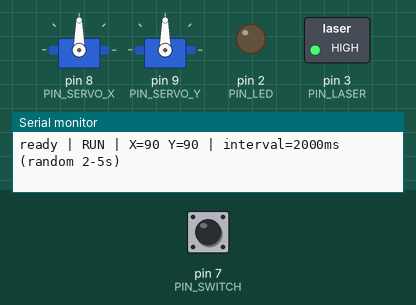
A sketch run on a simulated Arduino Uno, built with avr-gcc and run on an emulated ATmega328P. Parts: 2 × servo, switched loads named in the sketch (green lamp = pin HIGH), output pins drawn as LEDs (lit = HIGH), the last lines printed to the serial monitor. The test bench sets the inputs (shaded band); at power-on: pin 7 (PIN_SWITCH) LOW. Random numbers use the default seed unless the sketch sets one.

Above: at 1.7 s.
1.8 s: pin 7 (PIN_SWITCH) pulled HIGH for 0.15 s
At 4.7 s:
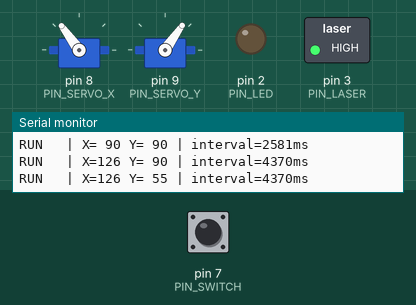
4.9 s: pin 7 (PIN_SWITCH) pulled HIGH for 1 s
At 5.7 s:
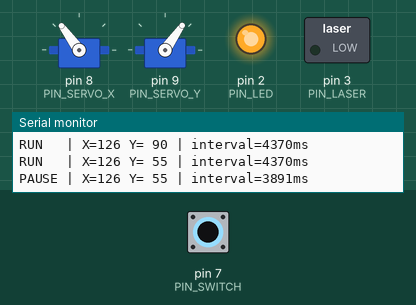
8.9 s: pin 7 (PIN_SWITCH) pulled HIGH for 0.15 s
At 9.5 s:
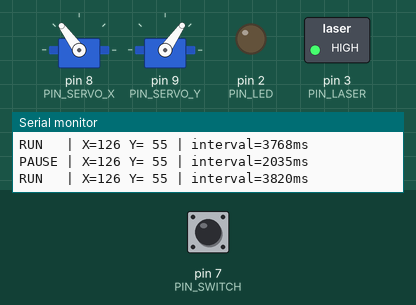
12.0 s: pin 7 (PIN_SWITCH) pulled HIGH for 0.15 s
At 13.1 s:
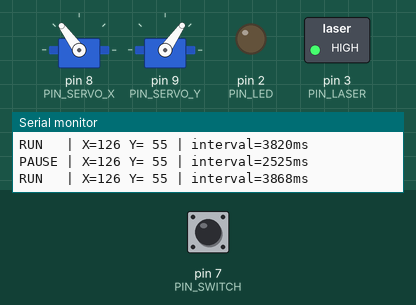
15.1 s: pin 7 (PIN_SWITCH) pulled HIGH for 1 s
At 15.9 s:
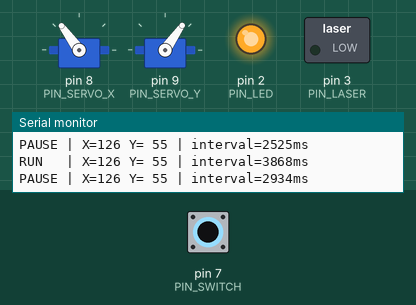
19.1 s: pin 7 (PIN_SWITCH) pulled HIGH for 0.15 s
At 24.6 s:
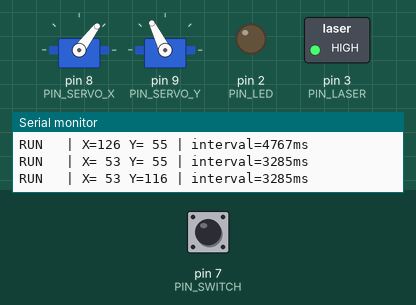
Timing chart, 0 to 25.4 s (numbered marks = the images above; inputs shaded):
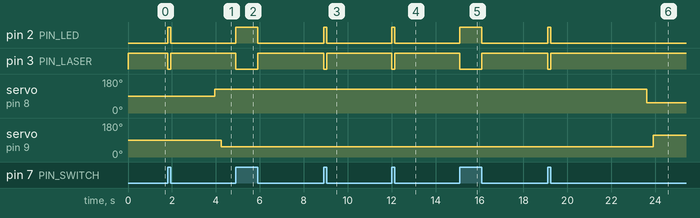

Measured:
- after the input at 1.8 s, pin 2 (PIN_LED): LOW → HIGH at once, → LOW 0.15 s later; pin 3 (PIN_LASER): HIGH → LOW at once, → HIGH 0.15 s later
- after the input at 4.9 s, pin 2 (PIN_LED): LOW → HIGH at once, → LOW 1.0 s later; pin 3 (PIN_LASER): HIGH → LOW at once, → HIGH 1.0 s later
- after the input at 8.9 s, pin 2 (PIN_LED): LOW → HIGH at once, → LOW 0.15 s later; pin 3 (PIN_LASER): HIGH → LOW at once, → HIGH 0.15 s later
- after the input at 12.0 s, pin 2 (PIN_LED): LOW → HIGH at once, → LOW 0.15 s later; pin 3 (PIN_LASER): HIGH → LOW at once, → HIGH 0.15 s later
- after the input at 15.1 s, pin 2 (PIN_LED): LOW → HIGH at once, → LOW 1.0 s later; pin 3 (PIN_LASER): HIGH → LOW at once, → HIGH 1.0 s later
- after the input at 19.1 s, pin 2 (PIN_LED): LOW → HIGH at once, → LOW 0.15 s later; pin 3 (PIN_LASER): HIGH → LOW at once, → HIGH 0.15 s later

The sketch:

cat-teaser.ino
```cpp
// =============================================================================
//  cat-teaser.ino
//  自動逗貓棒 — me-arm + 雷射筆 + Arduino UNO
//
//  硬體接線 (對應你給的 Tinkercad 圖):
//    D2  -> LED (內建或外接, 暫停時亮, 運行中滅)
//    D3  -> 雷射筆 (常亮, 暫停時關閉省電)
//    D7  -> 滑動開關 (Slide Switch, 預設 OFF)
//          滑動開關 OFF = LOW = RUNNING, ON = HIGH = PAUSED
//          不需要 debounce / edge 偵測, 直接讀當下狀態
//    D8  -> Servo #1 (me-arm base / 左右 0-180°)
//    D9  -> Servo #2 (me-arm shoulder / 上下 40-140°)
//    5V/GND -> 雷射筆 (若雷射模組工作電壓為 5V)
//
//  ⚠️  雷射模組常見工作電壓是 3.3V, 5V 可能燒.
//      接線前先確認規格, 或串一顆 100Ω 電阻降壓 (5V 雷射模組可略過).
//  ⚠️  兩個 SG90 從 UNO 5V 腳直接吃電, 抖動時電流可能讓 UNO 不穩.
//      建議改成: 外部 5V / 2A 供電 (e.g. USB 充電器), 與 UNO 共 GND.
// =============================================================================

#include <Servo.h>

// ---------- 腳位 ----------
const int PIN_LED     = 2;
const int PIN_LASER   = 3;    // 雷射筆: 常亮 (RUNNING), 暫停時關閉
const int PIN_SWITCH  = 7;    // 滑動開關: OFF=RUNNING, ON=PAUSED
const int PIN_SERVO_X = 8;    // base, 左右
const int PIN_SERVO_Y = 9;    // shoulder, 上下

// ---------- 機構安全範圍 ----------
const int X_MIN = 0;
const int X_MAX = 180;
const int Y_MIN = 40;
const int Y_MAX = 140;

// 起點中位 (依你實機的 horn 鎖定位置微調)
const int X_CENTER = 90;
const int Y_CENTER = 90;

// ---------- 動作節奏 ----------
// interval 隨機分配範圍 (取代原本的旋鈕調整)
const unsigned long INTERVAL_MIN_MS = 2000;    // 最短 2 秒
const unsigned long INTERVAL_MAX_MS = 5000;    // 最長 5 秒

const unsigned long OBSERVE_PAUSE_MS = 300;    // 兩段 servo 之間的觀察窗口

// ---------- 隨機跳幅 ----------
const int MIN_JUMP_DEG = 20;    // 兩次之間最少跳 20°, 避免原地抖動

// ---------- 物件 ----------
Servo servoX;
Servo servoY;

// ---------- 狀態 ----------
enum Mode { RUNNING, PAUSED };
Mode mode = RUNNING;

int lastX = X_CENTER;
int lastY = Y_CENTER;

// 一個 cycle 內: 先 X 再 Y
enum Step { STEP_X, STEP_Y, STEP_WAIT };
Step step = STEP_X;

unsigned long stepStartMs = 0;

// 滑動開關狀態
bool pausedBySwitch = false;

// ---------- 工具函式 ----------

// 在 [lo, hi] 內挑一個與 current 差距 >= minJump 的角度
int pickAngle(int current, int lo, int hi, int minJump) {
  int range = hi - lo;
  if (range < minJump * 2) {
    return lo + range / 2;   // 範圍太小, 回中位避免死循環
  }
  while (true) {
    int candidate = random(lo, hi + 1);
    if (abs(candidate - current) >= minJump) return candidate;
  }
}

// 隨機挑一個 interval (毫秒), 範圍 [INTERVAL_MIN_MS, INTERVAL_MAX_MS]
unsigned long randomInterval() {
  return INTERVAL_MIN_MS + random(0, (int)(INTERVAL_MAX_MS - INTERVAL_MIN_MS + 1));
}

// ---------- Arduino 生命週期 ----------

void setup() {
  Serial.begin(9600);

  pinMode(PIN_LED, OUTPUT);
  digitalWrite(PIN_LED, LOW);             // 啟動中 LED 滅

  pinMode(PIN_LASER, OUTPUT);
  digitalWrite(PIN_LASER, HIGH);          // 啟動中雷射常亮

  pinMode(PIN_SWITCH, INPUT);             // Tinkercad 滑動開關: OFF = LOW, ON = HIGH

  servoX.attach(PIN_SERVO_X);
  servoY.attach(PIN_SERVO_Y);

  // 用未接腳的雜訊當亂數種子, 每次開機序列不同
  randomSeed(analogRead(A1));

  // 啟動先到中位, 等 500ms 讓 servo 物理歸位
  servoX.write(X_CENTER);
  servoY.write(Y_CENTER);
  delay(500);

  stepStartMs = millis();
  Serial.println(F("ready | RUN | X=90 Y=90 | interval=2000ms (random 2-5s)"));
}

// 把目前狀態印成一行 (每次狀態或 servo 改變時呼叫)
void printStatus(int x, int y, unsigned long intervalMs) {
  Serial.print(mode == RUNNING ? F("RUN  ") : F("PAUSE"));
  Serial.print(F(" | X="));
  if (x < 100) Serial.print(' ');
  if (x < 10)  Serial.print(' ');
  Serial.print(x);
  Serial.print(F(" Y="));
  if (y < 100) Serial.print(' ');
  if (y < 10)  Serial.print(' ');
  Serial.print(y);
  Serial.print(F(" | interval="));
  Serial.print(intervalMs);
  Serial.println(F("ms"));
}

void loop() {
  // ---------- 滑動開關 (直接讀當下狀態) ----------
  bool switchOn = (digitalRead(PIN_SWITCH) == HIGH);

  if (switchOn && !pausedBySwitch) {
    // 開關剛被推上 ON -> 進入 PAUSED
    pausedBySwitch = true;
    mode = PAUSED;
    digitalWrite(PIN_LED, HIGH);
    digitalWrite(PIN_LASER, LOW);
    printStatus(lastX, lastY, randomInterval());
  } else if (!switchOn && pausedBySwitch) {
    // 開關剛被推回 OFF -> 恢復 RUNNING
    pausedBySwitch = false;
    mode = RUNNING;
    digitalWrite(PIN_LED, LOW);
    digitalWrite(PIN_LASER, HIGH);
    step        = STEP_X;                  // 從 X 軸重新開始一個 cycle
    stepStartMs = millis();                // 重置計時
    printStatus(lastX, lastY, randomInterval());
  }

  if (mode == PAUSED) {
    return;                                // 暫停中: servo 維持位置, 不動作
  }

  // ---------- RUNNING ----------
  // 挑一個新的隨機 interval, 持續到下一次 X 動作
  static unsigned long interval = INTERVAL_MIN_MS;

  switch (step) {
    case STEP_X: {
      if (millis() - stepStartMs >= interval) {
        int targetX = pickAngle(lastX, X_MIN, X_MAX, MIN_JUMP_DEG);
        servoX.write(targetX);
        lastX = targetX;
        stepStartMs = millis();
        step = STEP_Y;
        // X 動作完成 -> 為下一輪挑新的 interval
        interval = randomInterval();
        printStatus(lastX, lastY, interval);
      }
      break;
    }
    case STEP_Y: {
      if (millis() - stepStartMs >= OBSERVE_PAUSE_MS) {
        int targetY = pickAngle(lastY, Y_MIN, Y_MAX, MIN_JUMP_DEG);
        servoY.write(targetY);
        lastY = targetY;
        stepStartMs = millis();
        step = STEP_WAIT;
        printStatus(lastX, lastY, interval);
      }
      break;
    }
    case STEP_WAIT: {
      if (millis() - stepStartMs >= OBSERVE_PAUSE_MS) {
        stepStartMs = millis();
        step = STEP_X;
      }
      break;
    }
  }
}
```
